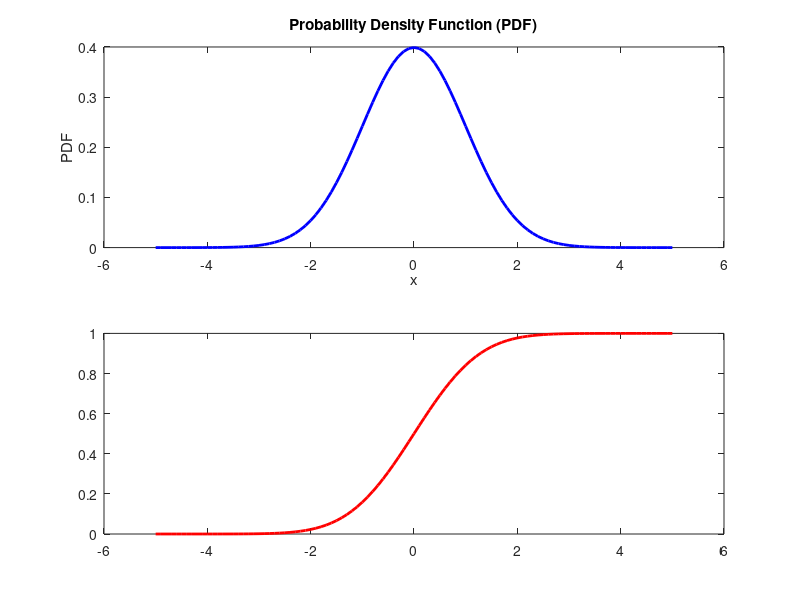

The MATLAB source for this figure: (Note: this script raises an error after producing the figure.)
clc;
clear all;
close all;

% Define the range of values for the random variable
x = -5:0.1:5;


% Define the parameters of the distribution (you can replace this with your distribution)
mu = 0;    % Mean
sigma = 1; % Standard deviation

% Compute the PDF using the normal distribution as an example
pdf_values = normpdf(x, mu, sigma);

% Compute the CDF using the normal distribution as an example
cdf_values = normcdf(x, mu, sigma);

% Plot the PDF
subplot(2,1,1);
plot(x, pdf_values, 'b', 'LineWidth', 2);
xlabel('x');
ylabel('PDF');
title('Probability Density Function (PDF)');

% Plot the CDF
subplot(2,1,2);
plot(x, cdf_values, 'r', 'LineWidth', 2);z
xlabel('x');
ylabel('CDF');
title('Cumulative Distribution Function (CDF)');

% Adjust the figure layout
sgtitle('PDF and CDF of a Random Variable');
